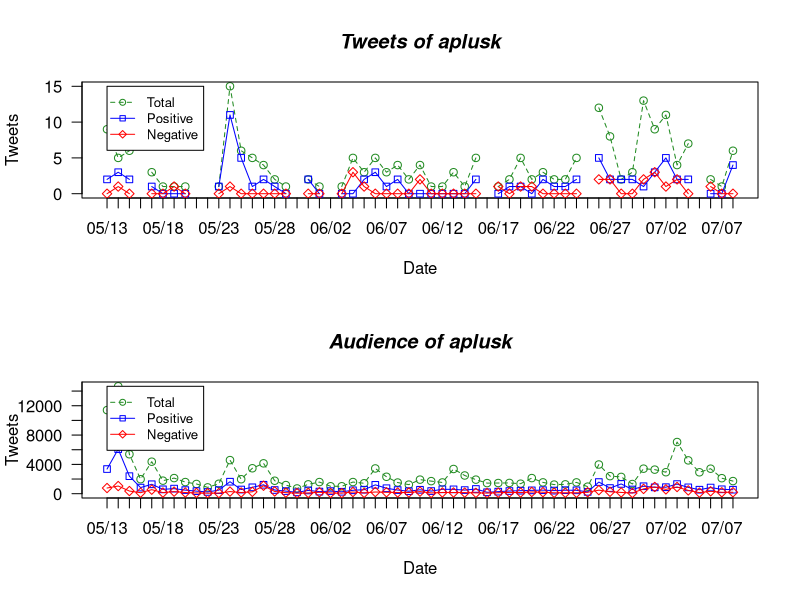

The R source for this figure:
# This R script is for the sentiment analysis of audiences 
# of popular twitterers on Twitter.
# 
# Author: Younggue Bae
###############################################################################

setwd("D:/dev/workspace/r-project/twitter")

df_audiences = read.csv("twitter_audiences.csv")
df_populars = read.csv("twitter_populars.csv")
colnames(df_audiences) <- c("user", "create_date", "a.total_tweet_count", "a.total_user_count", 
		"a.positive_tweet_count", "a.positive_user_count", "a.negative_tweet_count", "a.negative_user_count")
colnames(df_populars) <- c("user", "create_date", "p.total_tweet_count", "p.positive_tweet_count", "p.negative_tweet_count")

# Initialize df_all
df_all = NULL
df_all = merge(df_audiences, df_populars, by = c("user", "create_date"), all = TRUE)


###
# Convert data
###
convertDate <- function (str) {
	format(as.Date(str), format = "%m/%d")	
}


###
# Plot the audience sentiment time series of tweet count for the specified popular user
###
PlotAudienceByTweet <- function (user_name) {	
	# Get subset of the user
	df_user = subset(df_all, 
			select = c("create_date", 
					"a.total_tweet_count",  
					"a.positive_tweet_count",
					"a.negative_tweet_count"),
			subset = (user == user_name))
	
	# Compute the largest y value used in the data (or we could just use range again)
	max_y <- max(df_user$a.total_tweet_count)
	
	# Defines colors to be used 
	plot_colors <- c("forestgreen", "blue", "red")
	
	# Graph autos using y axis that ranges from 0 to max_y.
	# Turn off axes and annotations (axis labels) so we can 
	# specify them ourself
	plot(df_user$a.total_tweet_count, type = "o", col = plot_colors[1], lty = "dashed",
			ylim = c(0, max_y), axes = FALSE, ann = FALSE)
	
	# Make x axis
	axis(1, at = 1:length(df_user$create_date), lab = lapply(df_user$create_date, convertDate))
	
	# Make y axis with horizontal labels that display ticks at 
	# every 2000 marks.
	axis(2, las = 1, at = 2000*0:max_y)
	
	# Create box around plot
	box()
	
	# Graph line of positive tweet count
	lines(df_user$a.positive_tweet_count, type = "o", pch = 22, lty = "solid", 
			col=plot_colors[2])
	
	# Graph line of negative tweet count
	lines(df_user$a.negative_tweet_count, type = "o", pch = 23, lty = "solid", 
			col=plot_colors[3])
	
	# Create a title with a red, bold/italic font
	title(main = paste("Audience of", user_name), col.main = "black", font.main = 4)
	
	# Label the x and y axes
	title(xlab = "Date", col.lab = "black")
	title(ylab = "Tweets", col.lab = "black")
	
	# Create a legend at (1, max_y) that is slightly smaller 
	# (cex) and uses the same line colors and points used by 
	# the actual plots
	legend(1, max_y, 
			c("Total", "Positive", "Negative"), 
			cex = 0.8, col = plot_colors, 
			pch = 21:23, lty = c("dashed", "solid", "solid"))
}


###
# Plot the audience sentiment time series of user count for the specified popular user
###
PlotAudienceByUser <- function (user_name) {
	# Get subset of the user
	df_user = subset(df_all, 
			select = c("create_date", 
					"a.total_user_count",  
					"a.positive_user_count",
					"a.negative_user_count"),
			subset = (user == user_name))
	
	# Compute the largest y value used in the data (or we could just use range again)
	max_y <- max(df_user$a.total_user_count)
	
	# Defines colors to be used 
	plot_colors <- c("forestgreen", "blue", "red")
	
	# Graph autos using y axis that ranges from 0 to max_y.
	# Turn off axes and annotations (axis labels) so we can 
	# specify them ourself
	plot(df_user$a.total_user_count, type = "o", col = plot_colors[1], lty = "dashed",
			ylim = c(0, max_y), axes = FALSE, ann = FALSE)
	
	# Make x axis
	axis(1, at = 1:length(df_user$create_date), lab = lapply(df_user$create_date, convertDate))
	
	# Make y axis with horizontal labels that display ticks at 
	# every 2000 marks.
	axis(2, las = 1, at = 2000*0:max_y)
	
	# Create box around plot
	box()
	
	# Graph line of positive user count
	lines(df_user$a.positive_user_count, type = "o", pch = 22, lty = "solid", 
			col=plot_colors[2])
	
	# Graph line of negative user count
	lines(df_user$a.negative_user_count, type = "o", pch = 23, lty = "solid", 
			col=plot_colors[3])
	
	# Create a title with a red, bold/italic font
	title(main = paste("Audience of", user_name), col.main = "black", font.main = 4)
	
	# Label the x and y axes
	title(xlab = "Date", col.lab = "black")
	title(ylab = "Users", col.lab = "black")
	
	# Create a legend at (1, max_y) that is slightly smaller 
	# (cex) and uses the same line colors and points used by 
	# the actual plots
	legend(1, max_y, 
			c("Total", "Positive", "Negative"), 
			cex = 0.8, col = plot_colors, 
			pch = 21:23, lty = c("dashed", "solid", "solid"))
}


###
# Plot the popular user's sentiment time series for the specified popular user
###
PlotPopularUser <- function (user_name) {
	# Get subset of the user
	df_user = subset(df_all, 
			select = c("create_date", 
					"p.total_tweet_count",
					"p.positive_tweet_count",
					"p.negative_tweet_count"),
			subset = (user == user_name))
	
	# Compute the largest y value used in the data (or we could just use range again)
	max_y <- max(df_user$p.total_tweet_count, na.rm = TRUE)
	
	# Define colors to be used 
	plot_colors <- c("forestgreen", "blue", "red")
	
	# Graph autos using y axis that ranges from 0 to max_y.
	# Turn off axes and annotations (axis labels) so we can 
	# specify them ourself
	plot(df_user$p.total_tweet_count, type = "o", col = plot_colors[1], lty = "dashed",
			ylim = c(0, max_y), axes = FALSE, ann = FALSE)
	
	# Make x axis
	axis(1, at = 1:length(df_user$create_date), lab = lapply(df_user$create_date, convertDate))
	
	# Make y axis with horizontal labels that display ticks at 
	# every 2000 marks.
	axis(2, las = 1, at = 5*0:max_y)
	
	# Create box around plot
	box()
	
	# Graph line of positive tweet count of audience
	lines(df_user$p.positive_tweet_count, type = "o", pch = 22, lty = "solid", 
			col=plot_colors[2])
	
	# Graph line of negative tweet count of popular user
	lines(df_user$p.negative_tweet_count, type = "o", pch = 23, lty = "solid", 
			col=plot_colors[3])
	
	# Create a title with a red, bold/italic font
	title(main = paste("Tweets of", user_name), col.main = "black", font.main = 4)
	
	# Label the x and y axes
	title(xlab = "Date", col.lab = "black")
	title(ylab = "Tweets", col.lab = "black")
	
	# Create a legend at (1, max_y) that is slightly smaller 
	# (cex) and uses the same line colors and points used by 
	# the actual plots
	legend(1, max_y, 
			c("Total", "Positive", "Negative"), 
			cex = 0.8, col = plot_colors, 
			pch = 21:23, lty = c("dashed", "solid", "solid"))	
}


###
# Execute
###
# Split the screen into two rows and one column, defining screens 1 and 2.	
split.screen(figs = c(2, 1))
screen(1)
PlotPopularUser("aplusk")
screen(2)
PlotAudienceByTweet("aplusk")
#PlotAudienceByUser("aplusk")




